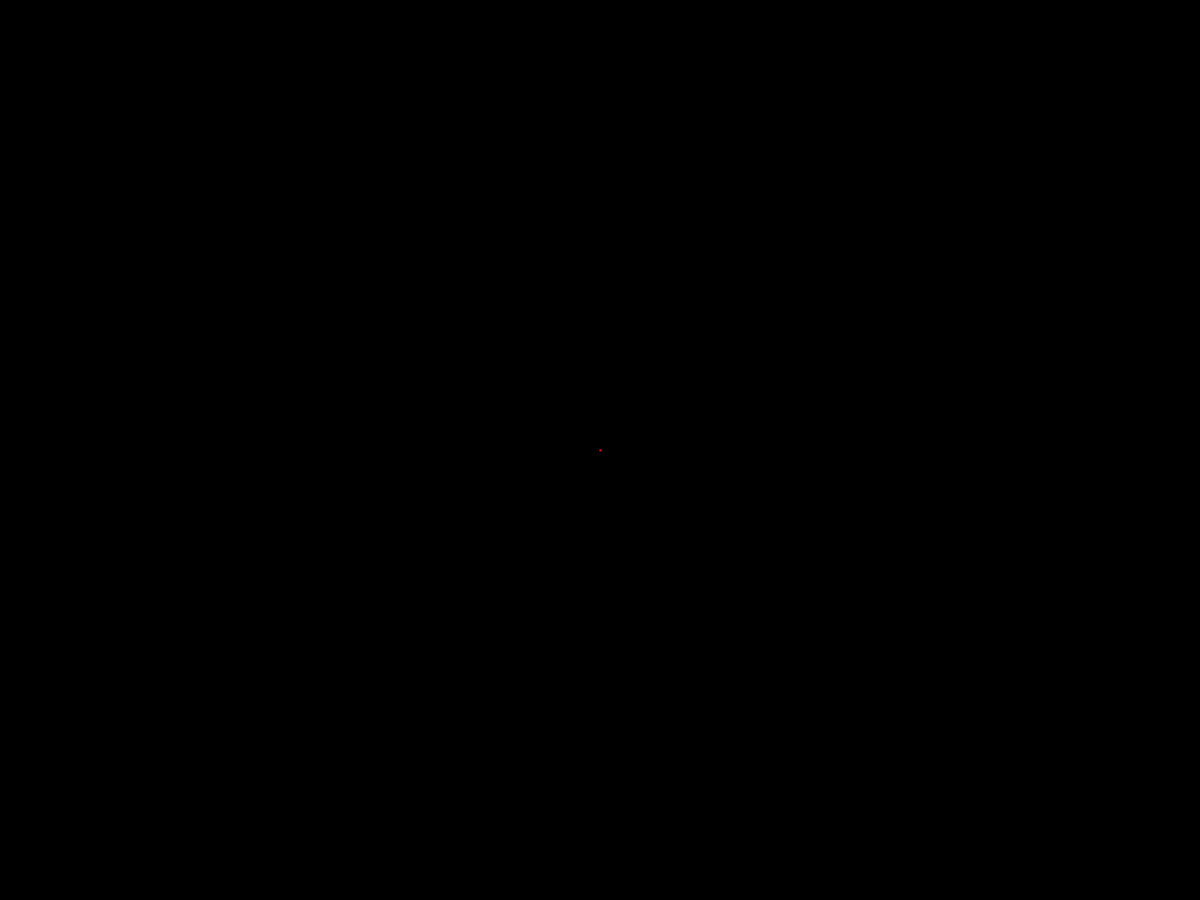
Frame 1 (no input)
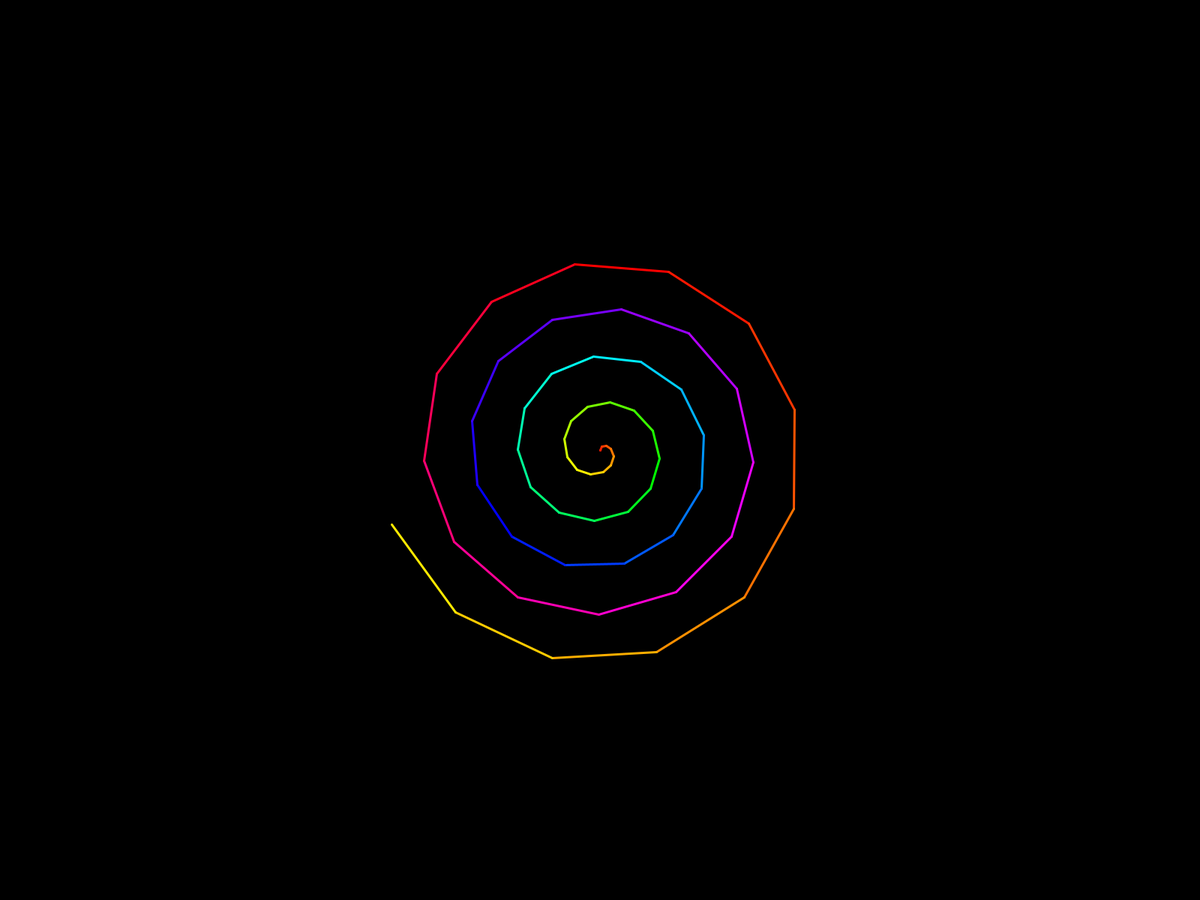
Frame 60 (the mouse pressed at the canvas centre just before this capture)
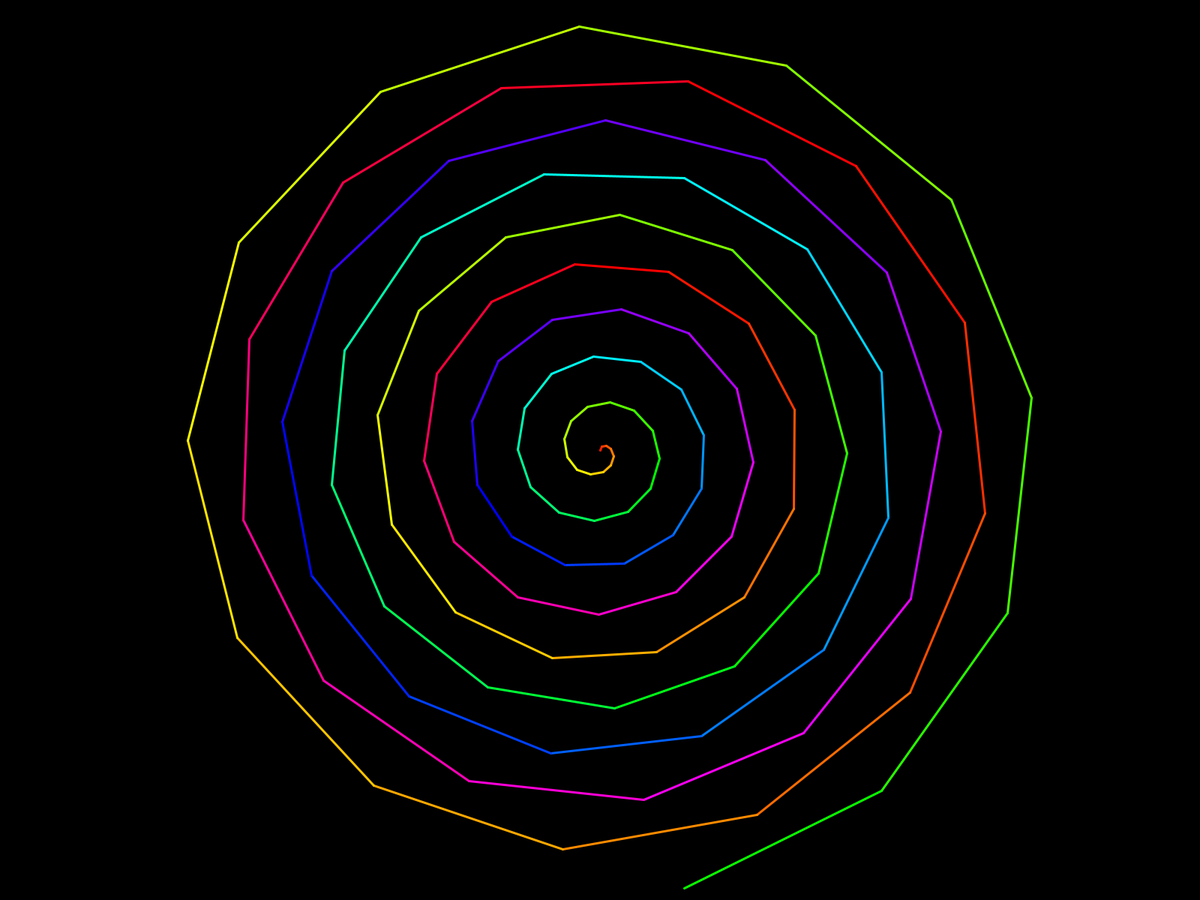
Frame 120 (the mouse held since frame 60 and released just before this capture)

The Processing sketch that drew these frames (run headless with seeded random() and noise(); from frame 60 on, the mouse is pressed at the canvas centre):

// Processing sketch: sketch_211018e
// ── sketch_211018e.pde
void setup()
{
  //size(500, 500);
  fullScreen();
  
  cx = width / 2;
  cy = height / 2;
  px = cx;
  py = cy;
  r = 0;
  background(0);
  colorMode(HSB);
  
}

float x, y;
float cx, cy;
float px, py;
float r = 1;
float theta = 0;

void draw()
{
  x = cx + sin(theta) * r;
  y = cy - cos(theta) * r;
  
  noStroke();
  strokeWeight(3);
  stroke(r % 256, 255, 255);
  //circle(x, y, 6);
  line(px, py, x, y);
  theta += 0.5f;
  r += 5;
  
  px = x;
  py = y;
}
